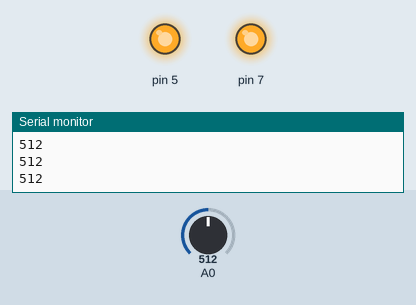
Simulated run of this sketch. Board: Arduino Uno, built with avr-gcc and run on an emulated ATmega328P. Shown: output pins drawn as LEDs (lit = HIGH), the last lines printed to the serial monitor. The inputs (shaded band) are chosen by the test bench; at power-on: A0 = 512.

Above: at 1.2 s.
1.3 s: A0 set to 72
2.8 s: A0 set to 60
At 3.4 s:
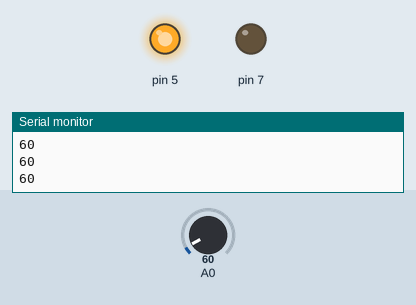
4.3 s: A0 set to 0
At 5.5 s:
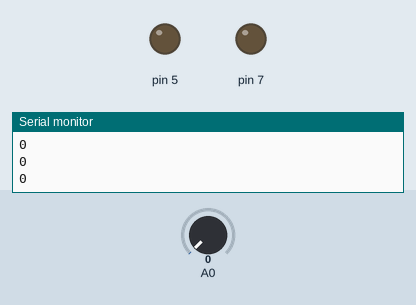
5.8 s: A0 set to 70
At 6.7 s:
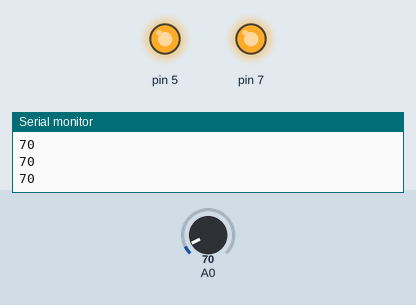
7.3 s: A0 set to 50
At 8.1 s:
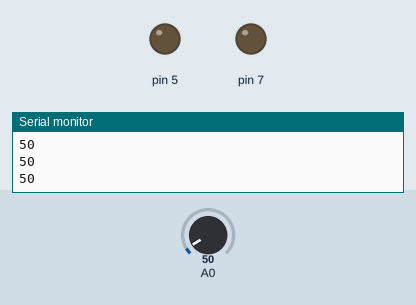
Timing chart, 0 to 9.8 s (numbered marks = the images above; inputs shaded):
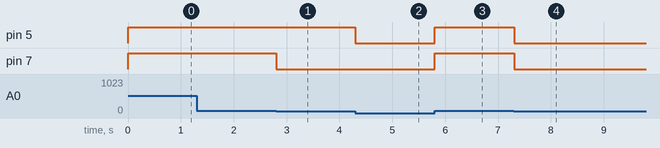

The sketch:

Lab8.ino
```cpp
// EAZYTRONIC.COM
//
int Smoke_Sensor = 0;
void setup()
{
pinMode(A0, INPUT);
Serial.begin(9600);
pinMode(5, OUTPUT);
pinMode(7, OUTPUT);
}
void loop()
{
Smoke_Sensor = analogRead(A0);
Serial.println(Smoke_Sensor);
if (Smoke_Sensor >=60) {
digitalWrite(5, HIGH);
} else {
digitalWrite(5, LOW);
}
if (Smoke_Sensor >= 65) {
digitalWrite(7, HIGH);
} else {
digitalWrite(7, LOW);
}
delay(10); // Delay a little bit to improve simulation performance
}
```

Measured:
- the behaviour switches between 65 and 64 on A0 (found by bisection; images 0 and 1)
- after the input at 2.8 s, pin 7: HIGH → LOW at once
- after the input at 4.3 s, pin 5: HIGH → LOW at once
- after the input at 5.8 s, pin 5, pin 7: LOW → HIGH at once
- after the input at 7.3 s, pin 5, pin 7: HIGH → LOW at once
